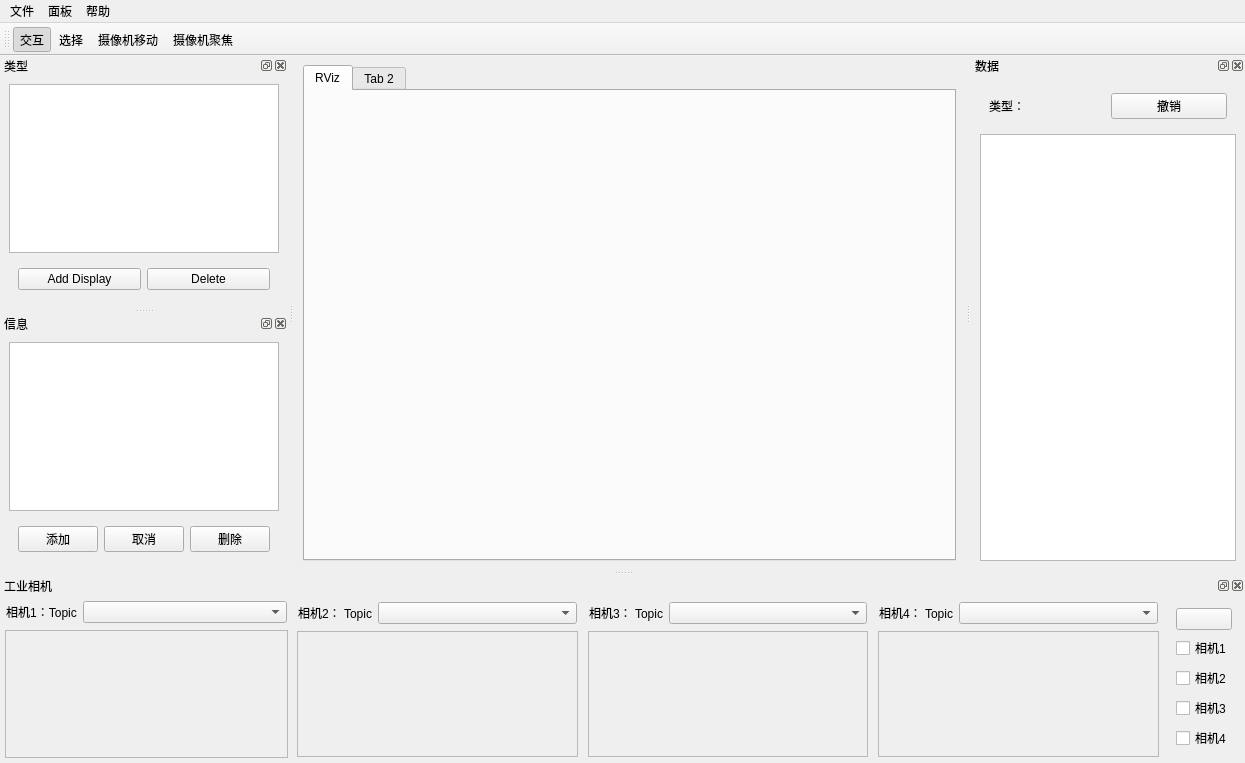
<?xml version="1.0" encoding="UTF-8"?>
<ui version="4.0">
 <class>MainWindow</class>
 <widget class="QMainWindow" name="MainWindow">
  <property name="enabled">
   <bool>true</bool>
  </property>
  <property name="geometry">
   <rect>
    <x>0</x>
    <y>0</y>
    <width>1245</width>
    <height>763</height>
   </rect>
  </property>
  <property name="windowTitle">
   <string>MainWindow</string>
  </property>
  <widget class="QWidget" name="centralwidget">
   <layout class="QHBoxLayout" name="horizontalLayout_7">
    <item>
     <widget class="QTabWidget" name="displayTabWidget">
      <property name="sizePolicy">
       <sizepolicy hsizetype="Expanding" vsizetype="Expanding">
        <horstretch>0</horstretch>
        <verstretch>0</verstretch>
       </sizepolicy>
      </property>
      <property name="minimumSize">
       <size>
        <width>100</width>
        <height>0</height>
       </size>
      </property>
      <property name="focusPolicy">
       <enum>Qt::TabFocus</enum>
      </property>
      <property name="contextMenuPolicy">
       <enum>Qt::DefaultContextMenu</enum>
      </property>
      <property name="currentIndex">
       <number>0</number>
      </property>
      <widget class="QWidget" name="rvizTab">
       <attribute name="title">
        <string>RViz</string>
       </attribute>
       <layout class="QHBoxLayout" name="horizontalLayout_3">
        <item>
         <layout class="QVBoxLayout" name="rvizLayout"/>
        </item>
       </layout>
      </widget>
      <widget class="QWidget" name="tab_2">
       <attribute name="title">
        <string>Tab 2</string>
       </attribute>
      </widget>
     </widget>
    </item>
   </layout>
  </widget>
  <widget class="QMenuBar" name="menubar">
   <property name="geometry">
    <rect>
     <x>0</x>
     <y>0</y>
     <width>1245</width>
     <height>23</height>
    </rect>
   </property>
   <widget class="QMenu" name="fileMenu">
    <property name="title">
     <string>文件</string>
    </property>
    <addaction name="openfile_action"/>
    <addaction name="save_action"/>
    <addaction name="saveas_action"/>
    <addaction name="separator"/>
    <addaction name="quit_action"/>
   </widget>
   <widget class="QMenu" name="panelMenu">
    <property name="title">
     <string>面板</string>
    </property>
    <addaction name="tools_action"/>
    <addaction name="type_action"/>
    <addaction name="info_action"/>
    <addaction name="data_action"/>
    <addaction name="camera_action"/>
   </widget>
   <widget class="QMenu" name="helpMenu">
    <property name="title">
     <string>帮助</string>
    </property>
    <addaction name="doc_action"/>
    <addaction name="openinbrowser_action"/>
    <addaction name="separator"/>
    <addaction name="about_action"/>
   </widget>
   <addaction name="fileMenu"/>
   <addaction name="panelMenu"/>
   <addaction name="helpMenu"/>
  </widget>
  <widget class="QToolBar" name="toolBar">
   <property name="enabled">
    <bool>true</bool>
   </property>
   <property name="windowTitle">
    <string>toolBar</string>
   </property>
   <attribute name="toolBarArea">
    <enum>TopToolBarArea</enum>
   </attribute>
   <attribute name="toolBarBreak">
    <bool>false</bool>
   </attribute>
   <addaction name="interact_action"/>
   <addaction name="choose_action"/>
   <addaction name="camera_move_action"/>
   <addaction name="camera_focus_action"/>
  </widget>
  <widget class="QDockWidget" name="typeDock">
   <property name="sizePolicy">
    <sizepolicy hsizetype="Minimum" vsizetype="Preferred">
     <horstretch>0</horstretch>
     <verstretch>0</verstretch>
    </sizepolicy>
   </property>
   <property name="allowedAreas">
    <set>Qt::LeftDockWidgetArea</set>
   </property>
   <property name="windowTitle">
    <string>类型</string>
   </property>
   <attribute name="dockWidgetArea">
    <number>1</number>
   </attribute>
   <widget class="QWidget" name="dockWidgetContents_2">
    <layout class="QVBoxLayout" name="verticalLayout_3">
     <item>
      <widget class="QTreeView" name="typeTreeView"/>
     </item>
     <item>
      <widget class="QWidget" name="widget_4" native="true">
       <layout class="QHBoxLayout" name="horizontalLayout_5">
        <item>
         <widget class="QPushButton" name="add_display_Btn">
          <property name="text">
           <string>Add Display</string>
          </property>
         </widget>
        </item>
        <item>
         <widget class="QPushButton" name="delete_display_Btn">
          <property name="text">
           <string>Delete</string>
          </property>
         </widget>
        </item>
       </layout>
      </widget>
     </item>
    </layout>
   </widget>
  </widget>
  <widget class="QDockWidget" name="infoDock">
   <property name="allowedAreas">
    <set>Qt::LeftDockWidgetArea</set>
   </property>
   <property name="windowTitle">
    <string>信息</string>
   </property>
   <attribute name="dockWidgetArea">
    <number>1</number>
   </attribute>
   <widget class="QWidget" name="dockWidgetContents_3">
    <layout class="QVBoxLayout" name="verticalLayout_5">
     <item>
      <widget class="QListView" name="infoListView"/>
     </item>
     <item>
      <widget class="QWidget" name="widget" native="true">
       <layout class="QHBoxLayout" name="horizontalLayout_4">
        <item>
         <widget class="QPushButton" name="info_add_Btn">
          <property name="text">
           <string>添加</string>
          </property>
         </widget>
        </item>
        <item>
         <widget class="QPushButton" name="info_cancel_Btn">
          <property name="text">
           <string>取消</string>
          </property>
         </widget>
        </item>
        <item>
         <widget class="QPushButton" name="info_delete_Btn">
          <property name="text">
           <string>删除</string>
          </property>
         </widget>
        </item>
       </layout>
      </widget>
     </item>
    </layout>
   </widget>
  </widget>
  <widget class="QDockWidget" name="cameraDock">
   <property name="allowedAreas">
    <set>Qt::BottomDockWidgetArea</set>
   </property>
   <property name="windowTitle">
    <string>工业相机</string>
   </property>
   <attribute name="dockWidgetArea">
    <number>8</number>
   </attribute>
   <widget class="QWidget" name="dockWidgetContents_5">
    <layout class="QHBoxLayout" name="horizontalLayout_8">
     <property name="leftMargin">
      <number>2</number>
     </property>
     <property name="topMargin">
      <number>2</number>
     </property>
     <property name="rightMargin">
      <number>2</number>
     </property>
     <property name="bottomMargin">
      <number>2</number>
     </property>
     <item>
      <widget class="QWidget" name="camera_widget" native="true">
       <layout class="QHBoxLayout" name="horizontalLayout_6">
        <property name="leftMargin">
         <number>2</number>
        </property>
        <property name="topMargin">
         <number>2</number>
        </property>
        <property name="rightMargin">
         <number>2</number>
        </property>
        <property name="bottomMargin">
         <number>2</number>
        </property>
        <item>
         <widget class="QWidget" name="camera_1_widget" native="true">
          <property name="sizePolicy">
           <sizepolicy hsizetype="Preferred" vsizetype="Preferred">
            <horstretch>5</horstretch>
            <verstretch>0</verstretch>
           </sizepolicy>
          </property>
          <layout class="QVBoxLayout" name="verticalLayout_4">
           <property name="leftMargin">
            <number>1</number>
           </property>
           <property name="topMargin">
            <number>1</number>
           </property>
           <property name="rightMargin">
            <number>1</number>
           </property>
           <property name="bottomMargin">
            <number>1</number>
           </property>
           <item>
            <widget class="QWidget" name="cam1_topic_widget" native="true">
             <property name="sizePolicy">
              <sizepolicy hsizetype="Preferred" vsizetype="Preferred">
               <horstretch>0</horstretch>
               <verstretch>1</verstretch>
              </sizepolicy>
             </property>
             <layout class="QHBoxLayout" name="horizontalLayout_9">
              <property name="leftMargin">
               <number>1</number>
              </property>
              <property name="topMargin">
               <number>1</number>
              </property>
              <property name="rightMargin">
               <number>1</number>
              </property>
              <property name="bottomMargin">
               <number>1</number>
              </property>
              <item>
               <widget class="QLabel" name="camera_1_Label">
                <property name="sizePolicy">
                 <sizepolicy hsizetype="Preferred" vsizetype="Preferred">
                  <horstretch>1</horstretch>
                  <verstretch>0</verstretch>
                 </sizepolicy>
                </property>
                <property name="text">
                 <string>相机1：Topic</string>
                </property>
                <property name="alignment">
                 <set>Qt::AlignCenter</set>
                </property>
               </widget>
              </item>
              <item>
               <widget class="QComboBox" name="cam1_topic_comboBox">
                <property name="sizePolicy">
                 <sizepolicy hsizetype="Preferred" vsizetype="Fixed">
                  <horstretch>6</horstretch>
                  <verstretch>0</verstretch>
                 </sizepolicy>
                </property>
               </widget>
              </item>
             </layout>
            </widget>
           </item>
           <item>
            <widget class="rqt_image_view::RatioLayoutedFrame" name="cam1_frame">
             <property name="sizePolicy">
              <sizepolicy hsizetype="Preferred" vsizetype="Preferred">
               <horstretch>0</horstretch>
               <verstretch>6</verstretch>
              </sizepolicy>
             </property>
             <property name="frameShape">
              <enum>QFrame::StyledPanel</enum>
             </property>
             <property name="frameShadow">
              <enum>QFrame::Raised</enum>
             </property>
            </widget>
           </item>
          </layout>
         </widget>
        </item>
        <item>
         <widget class="QWidget" name="camera_2_widget" native="true">
          <property name="sizePolicy">
           <sizepolicy hsizetype="Preferred" vsizetype="Preferred">
            <horstretch>5</horstretch>
            <verstretch>0</verstretch>
           </sizepolicy>
          </property>
          <layout class="QVBoxLayout" name="verticalLayout_8">
           <property name="leftMargin">
            <number>1</number>
           </property>
           <property name="topMargin">
            <number>1</number>
           </property>
           <property name="rightMargin">
            <number>1</number>
           </property>
           <property name="bottomMargin">
            <number>1</number>
           </property>
           <item>
            <widget class="QWidget" name="camera_1_widget_2" native="true">
             <property name="sizePolicy">
              <sizepolicy hsizetype="Preferred" vsizetype="Preferred">
               <horstretch>6</horstretch>
               <verstretch>0</verstretch>
              </sizepolicy>
             </property>
             <layout class="QVBoxLayout" name="verticalLayout_7">
              <property name="leftMargin">
               <number>1</number>
              </property>
              <property name="topMargin">
               <number>1</number>
              </property>
              <property name="rightMargin">
               <number>1</number>
              </property>
              <property name="bottomMargin">
               <number>1</number>
              </property>
              <item>
               <widget class="QWidget" name="widget_10" native="true">
                <property name="sizePolicy">
                 <sizepolicy hsizetype="Preferred" vsizetype="Preferred">
                  <horstretch>0</horstretch>
                  <verstretch>1</verstretch>
                 </sizepolicy>
                </property>
                <layout class="QHBoxLayout" name="horizontalLayout_10">
                 <property name="leftMargin">
                  <number>1</number>
                 </property>
                 <property name="topMargin">
                  <number>1</number>
                 </property>
                 <property name="rightMargin">
                  <number>1</number>
                 </property>
                 <property name="bottomMargin">
                  <number>1</number>
                 </property>
                 <item>
                  <widget class="QLabel" name="camera_2_Label">
                   <property name="sizePolicy">
                    <sizepolicy hsizetype="Preferred" vsizetype="Preferred">
                     <horstretch>1</horstretch>
                     <verstretch>0</verstretch>
                    </sizepolicy>
                   </property>
                   <property name="text">
                    <string>相机2： Topic</string>
                   </property>
                   <property name="alignment">
                    <set>Qt::AlignCenter</set>
                   </property>
                  </widget>
                 </item>
                 <item>
                  <widget class="QComboBox" name="cam2_topic_comboBox">
                   <property name="sizePolicy">
                    <sizepolicy hsizetype="Preferred" vsizetype="Fixed">
                     <horstretch>6</horstretch>
                     <verstretch>0</verstretch>
                    </sizepolicy>
                   </property>
                  </widget>
                 </item>
                </layout>
               </widget>
              </item>
              <item>
               <widget class="rqt_image_view::RatioLayoutedFrame" name="cam2_frame">
                <property name="sizePolicy">
                 <sizepolicy hsizetype="Preferred" vsizetype="Preferred">
                  <horstretch>0</horstretch>
                  <verstretch>6</verstretch>
                 </sizepolicy>
                </property>
                <property name="frameShape">
                 <enum>QFrame::StyledPanel</enum>
                </property>
                <property name="frameShadow">
                 <enum>QFrame::Raised</enum>
                </property>
               </widget>
              </item>
             </layout>
            </widget>
           </item>
          </layout>
         </widget>
        </item>
        <item>
         <widget class="QWidget" name="camera_3_widget" native="true">
          <property name="sizePolicy">
           <sizepolicy hsizetype="Preferred" vsizetype="Preferred">
            <horstretch>5</horstretch>
            <verstretch>0</verstretch>
           </sizepolicy>
          </property>
          <layout class="QVBoxLayout" name="verticalLayout_10">
           <property name="leftMargin">
            <number>1</number>
           </property>
           <property name="topMargin">
            <number>1</number>
           </property>
           <property name="rightMargin">
            <number>1</number>
           </property>
           <property name="bottomMargin">
            <number>1</number>
           </property>
           <item>
            <widget class="QWidget" name="camera_1_widget_3" native="true">
             <property name="sizePolicy">
              <sizepolicy hsizetype="Preferred" vsizetype="Preferred">
               <horstretch>6</horstretch>
               <verstretch>0</verstretch>
              </sizepolicy>
             </property>
             <layout class="QVBoxLayout" name="verticalLayout_9">
              <property name="leftMargin">
               <number>1</number>
              </property>
              <property name="topMargin">
               <number>1</number>
              </property>
              <property name="rightMargin">
               <number>1</number>
              </property>
              <property name="bottomMargin">
               <number>1</number>
              </property>
              <item>
               <widget class="QWidget" name="widget_12" native="true">
                <property name="sizePolicy">
                 <sizepolicy hsizetype="Preferred" vsizetype="Preferred">
                  <horstretch>0</horstretch>
                  <verstretch>1</verstretch>
                 </sizepolicy>
                </property>
                <layout class="QHBoxLayout" name="horizontalLayout_11">
                 <property name="leftMargin">
                  <number>1</number>
                 </property>
                 <property name="topMargin">
                  <number>1</number>
                 </property>
                 <property name="rightMargin">
                  <number>1</number>
                 </property>
                 <property name="bottomMargin">
                  <number>1</number>
                 </property>
                 <item>
                  <widget class="QLabel" name="camera_3_Label">
                   <property name="sizePolicy">
                    <sizepolicy hsizetype="Preferred" vsizetype="Preferred">
                     <horstretch>1</horstretch>
                     <verstretch>0</verstretch>
                    </sizepolicy>
                   </property>
                   <property name="text">
                    <string>相机3： Topic</string>
                   </property>
                   <property name="alignment">
                    <set>Qt::AlignCenter</set>
                   </property>
                  </widget>
                 </item>
                 <item>
                  <widget class="QComboBox" name="cam3_topic_comboBox">
                   <property name="sizePolicy">
                    <sizepolicy hsizetype="Preferred" vsizetype="Fixed">
                     <horstretch>6</horstretch>
                     <verstretch>0</verstretch>
                    </sizepolicy>
                   </property>
                  </widget>
                 </item>
                </layout>
               </widget>
              </item>
              <item>
               <widget class="rqt_image_view::RatioLayoutedFrame" name="cam3_frame">
                <property name="sizePolicy">
                 <sizepolicy hsizetype="Preferred" vsizetype="Preferred">
                  <horstretch>0</horstretch>
                  <verstretch>6</verstretch>
                 </sizepolicy>
                </property>
                <property name="frameShape">
                 <enum>QFrame::StyledPanel</enum>
                </property>
                <property name="frameShadow">
                 <enum>QFrame::Raised</enum>
                </property>
               </widget>
              </item>
             </layout>
            </widget>
           </item>
          </layout>
         </widget>
        </item>
        <item>
         <widget class="QWidget" name="camera_4_widget" native="true">
          <property name="sizePolicy">
           <sizepolicy hsizetype="Preferred" vsizetype="Preferred">
            <horstretch>5</horstretch>
            <verstretch>0</verstretch>
           </sizepolicy>
          </property>
          <layout class="QVBoxLayout" name="verticalLayout_12">
           <property name="leftMargin">
            <number>1</number>
           </property>
           <property name="topMargin">
            <number>1</number>
           </property>
           <property name="rightMargin">
            <number>1</number>
           </property>
           <property name="bottomMargin">
            <number>1</number>
           </property>
           <item>
            <widget class="QWidget" name="camera_1_widget_4" native="true">
             <property name="enabled">
              <bool>true</bool>
             </property>
             <property name="sizePolicy">
              <sizepolicy hsizetype="Preferred" vsizetype="Preferred">
               <horstretch>6</horstretch>
               <verstretch>0</verstretch>
              </sizepolicy>
             </property>
             <layout class="QVBoxLayout" name="verticalLayout_11">
              <property name="leftMargin">
               <number>1</number>
              </property>
              <property name="topMargin">
               <number>1</number>
              </property>
              <property name="rightMargin">
               <number>1</number>
              </property>
              <property name="bottomMargin">
               <number>1</number>
              </property>
              <item>
               <widget class="QWidget" name="widget_15" native="true">
                <property name="sizePolicy">
                 <sizepolicy hsizetype="Preferred" vsizetype="Preferred">
                  <horstretch>0</horstretch>
                  <verstretch>1</verstretch>
                 </sizepolicy>
                </property>
                <layout class="QHBoxLayout" name="horizontalLayout_12">
                 <property name="leftMargin">
                  <number>1</number>
                 </property>
                 <property name="topMargin">
                  <number>1</number>
                 </property>
                 <property name="rightMargin">
                  <number>1</number>
                 </property>
                 <property name="bottomMargin">
                  <number>1</number>
                 </property>
                 <item>
                  <widget class="QLabel" name="camera_4_Label">
                   <property name="sizePolicy">
                    <sizepolicy hsizetype="Preferred" vsizetype="Preferred">
                     <horstretch>1</horstretch>
                     <verstretch>0</verstretch>
                    </sizepolicy>
                   </property>
                   <property name="text">
                    <string>相机4： Topic</string>
                   </property>
                   <property name="alignment">
                    <set>Qt::AlignCenter</set>
                   </property>
                  </widget>
                 </item>
                 <item>
                  <widget class="QComboBox" name="cam4_topic_comboBox">
                   <property name="sizePolicy">
                    <sizepolicy hsizetype="Preferred" vsizetype="Fixed">
                     <horstretch>6</horstretch>
                     <verstretch>0</verstretch>
                    </sizepolicy>
                   </property>
                  </widget>
                 </item>
                </layout>
               </widget>
              </item>
              <item>
               <widget class="rqt_image_view::RatioLayoutedFrame" name="cam4_frame">
                <property name="sizePolicy">
                 <sizepolicy hsizetype="Preferred" vsizetype="Preferred">
                  <horstretch>0</horstretch>
                  <verstretch>6</verstretch>
                 </sizepolicy>
                </property>
                <property name="frameShape">
                 <enum>QFrame::StyledPanel</enum>
                </property>
                <property name="frameShadow">
                 <enum>QFrame::Raised</enum>
                </property>
               </widget>
              </item>
             </layout>
            </widget>
           </item>
          </layout>
         </widget>
        </item>
        <item>
         <widget class="QWidget" name="cameraCheckbox_widget" native="true">
          <layout class="QVBoxLayout" name="verticalLayout_2">
           <item>
            <widget class="QPushButton" name="cam_update_Btn">
             <property name="text">
              <string/>
             </property>
            </widget>
           </item>
           <item>
            <widget class="QCheckBox" name="camera_1_CheckBox">
             <property name="text">
              <string>相机1</string>
             </property>
            </widget>
           </item>
           <item>
            <widget class="QCheckBox" name="camera_2_CheckBox">
             <property name="text">
              <string>相机2</string>
             </property>
            </widget>
           </item>
           <item>
            <widget class="QCheckBox" name="camera_3_CheckBox">
             <property name="text">
              <string>相机3</string>
             </property>
            </widget>
           </item>
           <item>
            <widget class="QCheckBox" name="camera_4_CheckBox">
             <property name="text">
              <string>相机4</string>
             </property>
            </widget>
           </item>
          </layout>
         </widget>
        </item>
       </layout>
      </widget>
     </item>
    </layout>
   </widget>
  </widget>
  <widget class="QDockWidget" name="dataDock">
   <property name="autoFillBackground">
    <bool>true</bool>
   </property>
   <property name="allowedAreas">
    <set>Qt::RightDockWidgetArea</set>
   </property>
   <property name="windowTitle">
    <string>数据</string>
   </property>
   <attribute name="dockWidgetArea">
    <number>2</number>
   </attribute>
   <widget class="QWidget" name="dockWidgetContents_6">
    <layout class="QVBoxLayout" name="verticalLayout">
     <item>
      <widget class="QWidget" name="widget_3" native="true">
       <layout class="QHBoxLayout" name="horizontalLayout_2">
        <item>
         <widget class="QLabel" name="dataTypeLabel">
          <property name="text">
           <string>类型：</string>
          </property>
         </widget>
        </item>
        <item>
         <widget class="QPushButton" name="data_cancel_Btn">
          <property name="text">
           <string>撤销</string>
          </property>
         </widget>
        </item>
       </layout>
      </widget>
     </item>
     <item>
      <widget class="QListView" name="dataListView"/>
     </item>
    </layout>
   </widget>
  </widget>
  <action name="save_action">
   <property name="text">
    <string>保存</string>
   </property>
   <property name="toolTip">
    <string>保存文件</string>
   </property>
  </action>
  <action name="saveas_action">
   <property name="text">
    <string>另存为</string>
   </property>
   <property name="toolTip">
    <string>另存为</string>
   </property>
  </action>
  <action name="quit_action">
   <property name="text">
    <string>退出</string>
   </property>
   <property name="toolTip">
    <string>退出应用</string>
   </property>
  </action>
  <action name="tools_action">
   <property name="checkable">
    <bool>true</bool>
   </property>
   <property name="text">
    <string>工具</string>
   </property>
   <property name="toolTip">
    <string>工具</string>
   </property>
  </action>
  <action name="type_action">
   <property name="checkable">
    <bool>true</bool>
   </property>
   <property name="text">
    <string>类型</string>
   </property>
   <property name="toolTip">
    <string>类型</string>
   </property>
  </action>
  <action name="info_action">
   <property name="checkable">
    <bool>true</bool>
   </property>
   <property name="text">
    <string>信息</string>
   </property>
   <property name="toolTip">
    <string>显示信息</string>
   </property>
  </action>
  <action name="data_action">
   <property name="checkable">
    <bool>true</bool>
   </property>
   <property name="text">
    <string>数据</string>
   </property>
   <property name="toolTip">
    <string>展示数据</string>
   </property>
  </action>
  <action name="camera_action">
   <property name="checkable">
    <bool>true</bool>
   </property>
   <property name="text">
    <string>工业相机</string>
   </property>
   <property name="toolTip">
    <string>相机面板</string>
   </property>
  </action>
  <action name="doc_action">
   <property name="text">
    <string>显示说明</string>
   </property>
  </action>
  <action name="openinbrowser_action">
   <property name="text">
    <string>在浏览器打开</string>
   </property>
  </action>
  <action name="about_action">
   <property name="text">
    <string>关于...</string>
   </property>
  </action>
  <action name="interact_action">
   <property name="checkable">
    <bool>true</bool>
   </property>
   <property name="checked">
    <bool>true</bool>
   </property>
   <property name="text">
    <string>交互</string>
   </property>
   <property name="toolTip">
    <string>鼠标交互</string>
   </property>
  </action>
  <action name="openfile_action">
   <property name="text">
    <string>打开</string>
   </property>
   <property name="toolTip">
    <string>打开文件</string>
   </property>
  </action>
  <action name="choose_action">
   <property name="checkable">
    <bool>true</bool>
   </property>
   <property name="checked">
    <bool>false</bool>
   </property>
   <property name="text">
    <string>选择</string>
   </property>
   <property name="toolTip">
    <string>鼠标拖动选择</string>
   </property>
  </action>
  <action name="camera_move_action">
   <property name="checkable">
    <bool>true</bool>
   </property>
   <property name="checked">
    <bool>false</bool>
   </property>
   <property name="text">
    <string>摄像机移动</string>
   </property>
  </action>
  <action name="camera_focus_action">
   <property name="checkable">
    <bool>true</bool>
   </property>
   <property name="checked">
    <bool>false</bool>
   </property>
   <property name="text">
    <string>摄像机聚焦</string>
   </property>
  </action>
 </widget>
 <customwidgets>
  <customwidget>
   <class>rqt_image_view::RatioLayoutedFrame</class>
   <extends>QFrame</extends>
   <header>./include/qt_rviz_demo/ratio_layouted_frame.h</header>
   <container>1</container>
  </customwidget>
 </customwidgets>
 <resources/>
 <connections/>
</ui>
